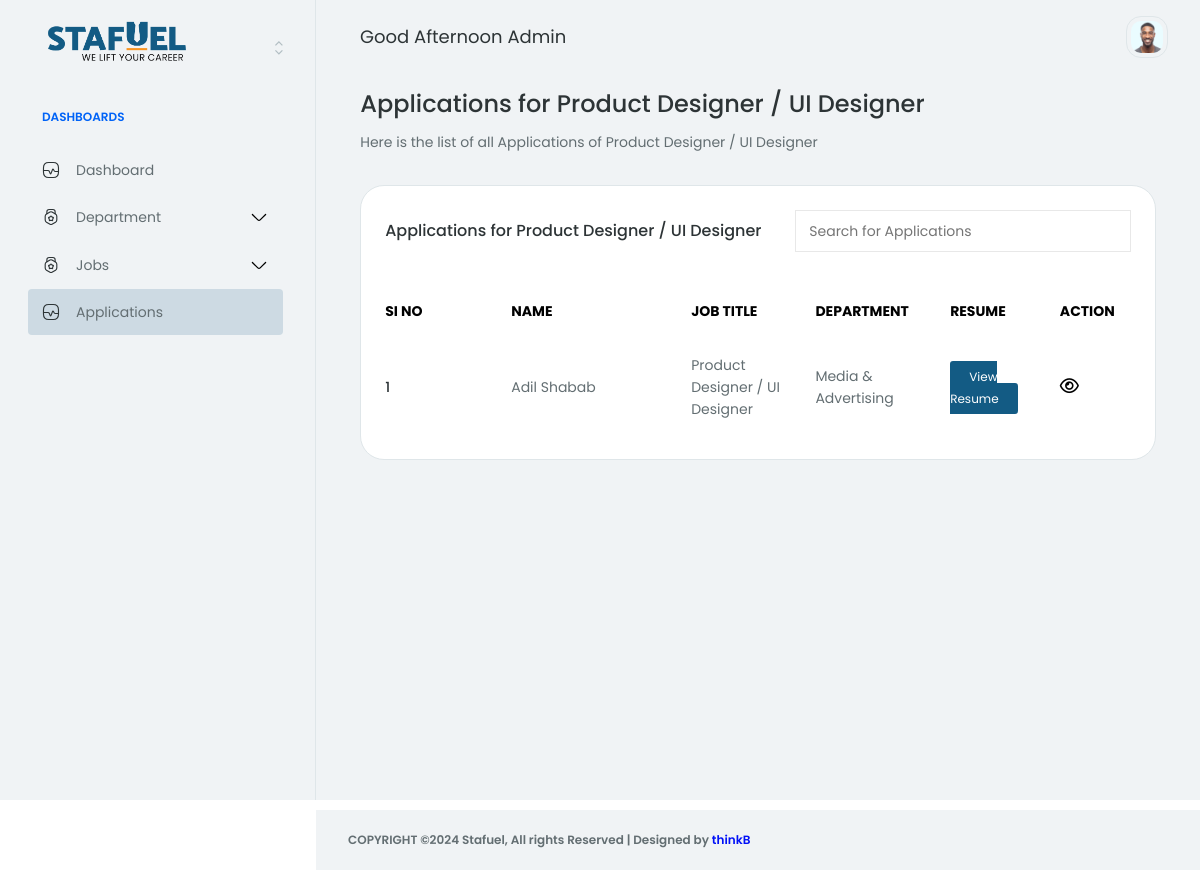
The page /acccont/application/department/product-designer-ui-designer on the database its author committed.
### core/models.py (models this page shows, shortened)
class Job(models.Model):
    JOB_TYPE_CHOICES = [
        ('Full Time', 'Full Time'),
        ('Part Time', 'Part Time'),
        ('Internship', 'Internship'),
        ('Freelance', 'Freelance'),
    ]
    EXPERIENCE_CHOICES = [
        ('0-1', '0-1 years'),
        ('1-2', '1-2 years'),
        ('2-3', '2-3 years'),
        ('3-4', '3-4 years'),
        ('4-5', '4-5 years'),
        ('5+', '5+ years'),
    ]
    STATUS_CHOICES = [
        ('active', 'Active'),
        ('inactive', 'Inactive'),
    ]
    title = models.CharField(max_length=255)
    department = models.ForeignKey(Department, on_delete=models.CASCADE)
    location = models.CharField(max_length=255)
    created_at = models.DateTimeField(auto_now_add=True)
    updated_at = models.DateTimeField(auto_now=True)
    salary = models.CharField(max_length=255)
    job_type = models.CharField(max_length=15, choices=JOB_TYPE_CHOICES, default='full time')
    experience = models.CharField(max_length=3, choices=EXPERIENCE_CHOICES)
    job_description = models.TextField()
    skills_required = RichTextField()
    slug = models.SlugField(unique=True, blank=True)
    status = models.CharField(max_length=15, choices=STATUS_CHOICES, default='active')

class Application(models.Model):
    EXPERIENCE_CHOICES = [
        ('0-1', '0-1 years'),
        ('1-2', '1-2 years'),
        ('2-3', '2-3 years'),
        ('3-4', '3-4 years'),
        ('4-5', '4-5 years'),
        ('5+', '5+ years'),
    ]
    job = models.ForeignKey(Job, on_delete=models.CASCADE)
    created_at = models.DateTimeField(auto_now_add=True)
    name = models.CharField(max_length=255)
    email = models.EmailField()
    mobile_number = models.CharField(max_length=15)
    experience = models.CharField(max_length=3, choices=EXPERIENCE_CHOICES)
    skills = RichTextField()
    resume = models.FileField(upload_to='resumes/', validators=[validate_pdf])
    slug = models.SlugField(unique=True, blank=True)
    department = models.ForeignKey(Department, on_delete=models.CASCADE)

class Department(models.Model):
    STATUS_CHOICES = [
        ('active', 'Active'),
        ('inactive', 'Inactive'),
    ]
    name = models.CharField(max_length=100)
    icon = models.CharField(max_length=60)
    created_at = models.DateTimeField(auto_now_add=True)
    openings = models.IntegerField()
    slug = models.SlugField(unique=True, blank=True)
    status = models.CharField(max_length=8, choices=STATUS_CHOICES, default='active')

### core/views.py (the view)
# urls.py: path('acccont/application/department/<slug:slug>', view_application_job, name='view_application_job')
def view_application_job(request, slug):
    job = Job.objects.get(slug=slug)
    applications = Application.objects.filter(job=job)
    return render(request, 'backend/application-job.html', {'applications': applications, 'job': job})

### templates/backend/application-job.html (shortened to what this page needs)
{% extends 'backend/base.html' %}
{% load static %}
{% block content %}
<div class="row mb-32 gy-32">
    <div class="col-12">
        <div class="row align-items-center justify-content-between g-24">
            <div class="col-12 col-md-12">
                <h3>Applications for {{job.title}}</h3>
                <p class="hp-p1-body mb-0">Here is the list of all Applications of {{job.title}}</p>
            </div>
        </div>
    </div>
    <div class="col-12">
        <div class="row g-32">
            <div class="col-12 col-lg-12">
                <div class="row g-32">
                    <div class="col-12">
                        <div class="card hp-project-ecommerce-table-card">
                            <div class="card-body">
                                <div class="row">
                                    <div class="col-12">
                                        <div class="d-flex align-items-center justify-content-between mb-32">
                                            <h5 class="mb-0">Applications for {{job.title}}</h5>
                                            <input class="search__input" type="text" placeholder="Search for Applications">
                                        </div>
                                        <div class="table-responsive">
                                            <table class="table align-middle mb-0">
                                                <thead>
                                                    <tr>
                                                        <th style="min-width: 110px;">
                                                            <span class="hp-badge-size d-block pb-16 fw-normal text-black fw-bold hp-text-color-dark-50 text-uppercase">SI NO</span>
                                                        </th>
                                                        <th style="min-width: 180px;">
                                                            <span class="hp-badge-size d-block pb-16 fw-normal text-black fw-bold hp-text-color-dark-50 text-uppercase">Name</span>
                                                        </th>
                                                        <th>
                                                            <span class="hp-badge-size d-block pb-16 fw-normal text-black fw-bold hp-text-color-dark-50 text-uppercase">Job Title</span>
                                                        </th>
                                                        <th>
                                                            <span class="hp-badge-size d-block pb-16 fw-normal text-black fw-bold hp-text-color-dark-50 text-uppercase">Department</span>
                                                        </th>
                                                        <th class="">
                                                            <span class="hp-badge-size d-block pb-16 fw-normal text-black fw-bold hp-text-color-dark-50 text-uppercase">Resume</span>
                                                        </th>
                                                        <th class="">
                                                            <span class="hp-badge-size d-block pb-16 fw-normal text-black fw-bold hp-text-color-dark-50 text-uppercase">Action</span>
                                                        </th>
                                                    </tr>
                                                </thead>
                                                <tbody>
                                                    {% for application in applications %}
                                                        <tr>
                                                            <td class="ps-0">
                                                                <span class="mb-0 fw-medium text-black-100 hp-text-color-dark-0">{{ forloop.counter }}</span>
                                                            </td>
                                                            <td>
                                                                <span class="mb-0 text-black-80 hp-text-color-dark-30">{{ application.name }}</span>
                                                            </td>
                                                            <td>
                                                                <span class="mb-0 text-black-80 hp-text-color-dark-30">{{ application.job.title }}</span>
                                                            </td>
                                                            <td>
                                                                <span class="mb-0 text-black-80 hp-text-color-dark-30">{{ application.department.name }}</span>
                                                            </td>
                                                            <td>
                                                                <a href="{{ application.resume.url }}" target="_blank">
                                                                    <span class="btn_view mb-0 hp-text-color-dark-30">View Resume</span>
                                                                </a>
                                                            </td>
                                                            <td>
                                                                <div class="d_flex_icons">
                                                                    <a href="{% url 'view_application' application.slug %}">
                                                                        <span class="fa-regular fa-eye"></span>
                                                                    </a>
                                                                </div>
                                                            </td>
                                                        </tr>
                                                    {% endfor %}
                                                </tbody>
                                            </table>
                                        </div>
                                    </div>
                                </div>
                            </div>
                        </div>
                    </div>
                </div>
            </div>
        </div>
    </div>
</div>
{% endblock %}

### static/app-assets/css/base/typography.css (style rules this page uses)
h1, h2, h3, h4, h5, h6, .h1, .h2, .h3, .h4, .h5, .h6 { color: #2d3436; font-weight: 500; }
h3 { font-size: 24px; line-height: 28px; }
h5 { font-size: 16px; line-height: 24px; }
.hp-p1-body { font-size: 14px; line-height: 21px; color: #636e72; font-weight: 400; }

### static/app-assets/css/base/base.css (style rules this page uses)
body { color: #2d3436; font-size: 14px; font-family: "Poppins", sans-serif; line-height: 1.5715; overflow-x: hidden; }
a { -webkit-transition: 0.3s; transition: 0.3s; }
.hp-project-ecommerce-table-card .table thead > tr > th { background: none !important; border-bottom: none; }
.hp-project-ecommerce-table-card .table thead > tr > th:before { visibility: hidden; }
.hp-project-ecommerce-table-card .table thead > tr > th:first-child { padding-left: 0; }
.hp-project-ecommerce-table-card .table tbody > tr > td { border-bottom: none; padding-top: 15px; padding-bottom: 15px; }
.hp-project-ecommerce-table-card .table tbody > tr > td:first-child { padding-left: 0; }
.hp-project-ecommerce-table-card .table tbody > tr:first-child > td { padding-top: 0px; }
.hp-project-ecommerce-table-card .table tbody > tr:last-child > td { border: none; }

### static/app-assets/css/components.css (style rules this page uses)
table td, table th { font-weight: 500; }
.table > :not(:first-child) { border-top-width: 0; }
.table thead th { font-weight: 500; background: #f7fafc; }
.table thead th:first-child { border-top-left-radius: 7px; }
.table thead th:last-child { border-top-right-radius: 7px; }
.table td { font-weight: 400; }

### static/assets/css/style.css (style rules this page uses)
.d_flex_icons { display: flex; gap: 15px; }
.d_flex_icons a span { color: black; font-size: 17px; }
:root { --ri5-color-primary-hsl: 242, 69%, 52%; --ri5-color-bg-hsl: 0, 0%, 100%; --ri5-color-contrast-high-hsl: 230, 7%, 23%; --ri5-color-contrast-higher-hsl: 230, 13%, 9%; --ri5-color-bg-darker-hsl: 240, 4%, 90%; --ri5-color-white-hsl: 0, 0%, 100%; --ri5-text-sm: 0.833rem; --radio-switch-width: 186px; --radio-switch-height: 46px; --radio-switch-padding: 1px; --radio-switch-radius: 100vw; --radio-switch-animation-duration: 0.3s; }
.btn_view { background: #135b84; padding: 7px 19px; color: white; font-size: 12px; border-radius: 3px; }
.search__input { width: 45%; transition: 0.8s ease-in; padding: 9px 13px; border: 0.5px solid #e8e8e8; outline: none; }

### rows shown on the page
Job: title "Product Designer / UI Designer"
Application: name "Adil Shabab", job "Product Designer / UI Designer", department.name "Media & Advertising"
